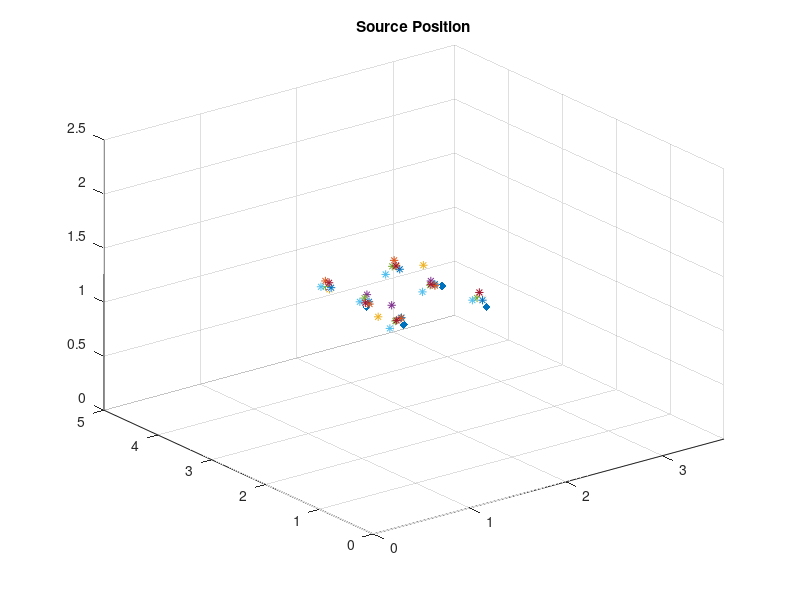
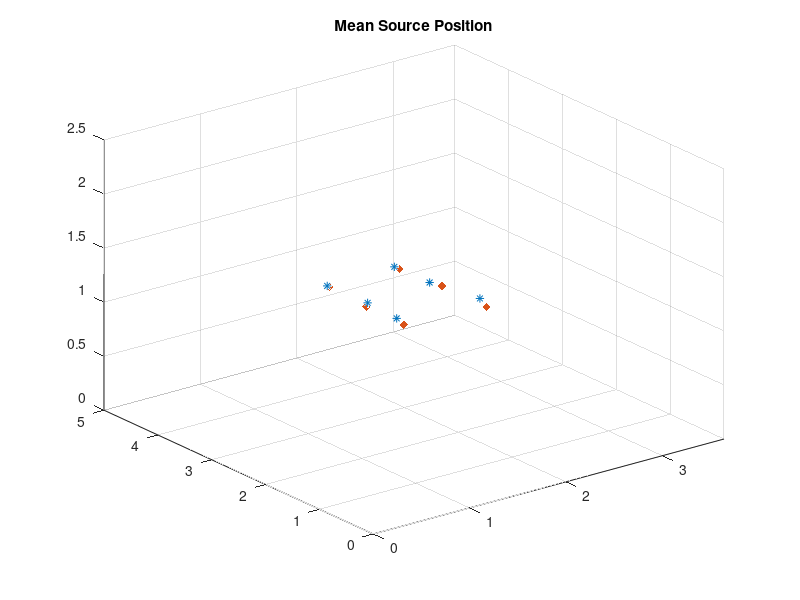
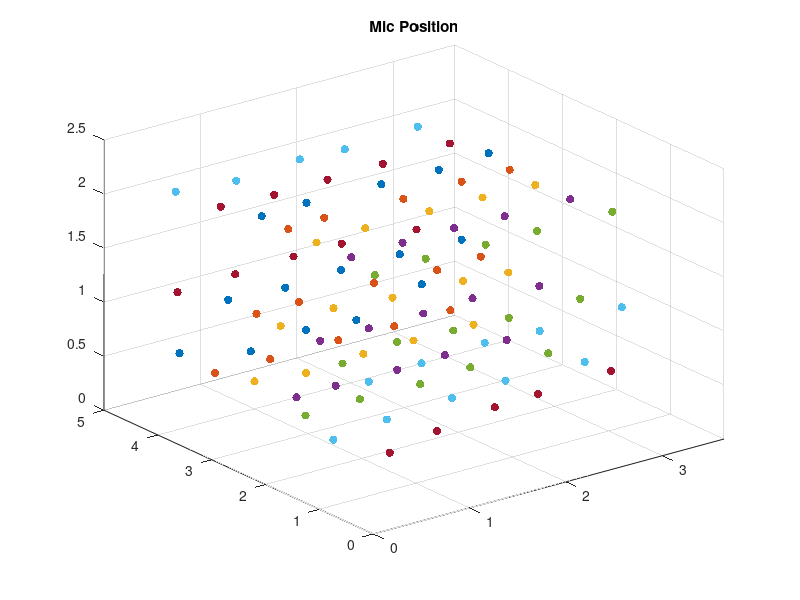
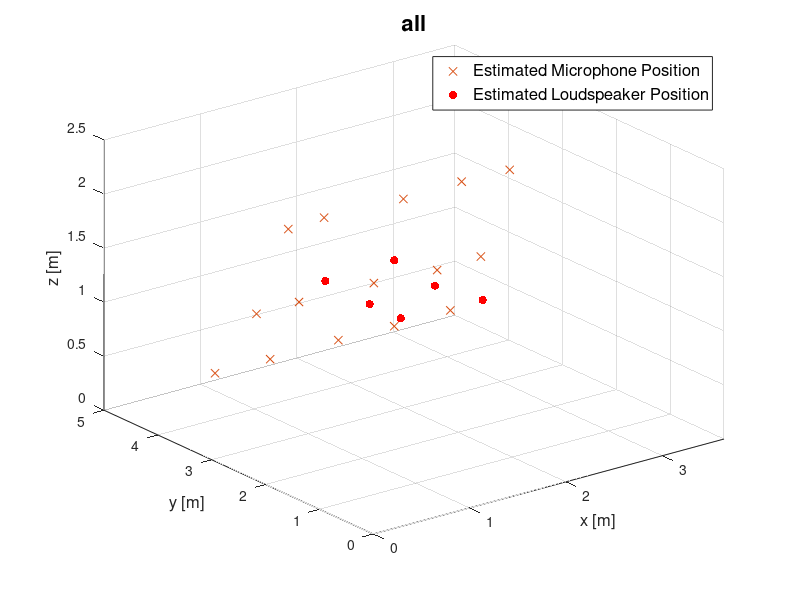

These figures' MATLAB source, in order:
%%
clear
close all
clc
%%

trueSpkrPos=[
    1.44, 3.39, 1.16;
    2.17, 3.40, 1.15;
    1.42, 2.67, 1.15;
    2.19, 2.645, 1.16;
    1.39, 1.92, 1.16;
    2.20, 1.835, 1.15;
];

micPos1 = [ 0.49407,  4.4825, 0.52685;
    1.1858,  4.3940, 0.39627;
    1.75844,  4.3953, 0.453863;
    2.3082, 4.44356, 0.404805;
    3.01739, 4.49936, 0.55059;
    0.62896,  3.8204, 1.13962;
    1.17475,  3.7361, 1.14012;
    1.7829, 3.79040, 1.14402;
    2.3930, 3.78959, 1.14212;
    3.06083,  3.8364, 1.10570;
    0.64311,  3.2220, 2.04734;
    1.12475, 3.25235, 2.04733;
    1.89890, 3.24850, 2.03256;
    2.47427, 3.21023, 2.03573;
    3.03768, 3.29436, 2.0355];

spkrPos1 = [
    1.4087            3.303            1.1822;
    2.1373            3.333            1.1700;
    1.4375            2.651            1.1941;
    2.122            2.6551            1.1905;
    1.377            1.9405            1.2247;
    2.178            1.8690            1.2092;];

micPos2 = [            0.53808, 3.90080, 0.46408;
    1.1024, 3.8870, 0.46095;
    1.78904, 3.84936 0.47954;
    2.3473, 3.8109, 0.4826;
    2.9455, 3.8394, 0.4781;
    0.6018, 3.2449, 1.1484;
    1.0400, 3.2391, 1.1533;
    1.8070, 3.2219, 1.1472;
    2.460, 3.216, 1.1111;
    2.9219, 3.2310, 1.1214;
    0.6341, 2.7123, 2.0466;
    1.0035, 2.7083, 2.0639;
    1.816, 2.690, 2.045;
    2.4279, 2.7032, 2.0546;
    2.9238, 2.6978, 2.0451;];

spkrPos2 = [           1.40790,            3.40877,            1.22031;
    2.14266            3.446473            1.22501;
    1.43166            2.63082,            1.1792;
    2.11783            2.64400,            1.18087;
    1.36974,            1.93907,            1.22065;
    2.18015            1.869958,            1.20988;];





micPos3 = [
    0.60362,  3.28614, 0.5136;
    1.1283  3.2677,  0.4671;
    1.7309, 3.27990, 0.49720;
    2.251 3.283 0.49474;
    2.876 3.28413, 0.48966;
    0.60263,  2.79977, 1.1373;
    1.12687,  2.75427, 1.1867;
    1.71392,  2.70933, 1.1519;
    2.4232,   2.67054,  1.145;
    2.88394,  2.65526, 1.1146;
    0.61864,  2.16157, 2.0525;
    1.1164  2.14653,  2.0675;
    1.77227,  2.1284, 2.0706;
    2.33537,   2.14834,  2.057;
    2.87956,   2.1433,  2.043;];
spkrPos3= [
    1.433714,            3.3786806,            1.1436;
    2.1591,            3.431199,            1.1693;
    1.457708,            2.517026,            1.0808;
    2.12628,            2.874128,            1.315;
    1.38548,            1.9637906,            1.2165;
    2.188854,            1.8856006,            1.2107;];



micPos4= [
    0.6607,            2.6079,            0.5079;
    1.0685,            2.6087,            0.5163;
    1.707,            2.610,            0.508;
    2.20784,            2.62148,            0.52181;
    2.864359,            2.648085,            0.496601;
    0.61513,            2.08594,            1.16058;
    1.1141,            2.0734,            1.1582;
    1.68262,            2.08170,            1.15702;
    2.19720,            2.09114,            1.16980;
    2.87484,            2.05845,            1.12794;
    0.6144,            1.5092,            2.0652;
    1.1538,            1.5207,            2.0673;
    1.6803,            1.5048,            2.0792;
    2.20364,            1.50252,            2.06355;
    2.883,            1.503,            2.056;];

spkrPos4 = [1.435,           3.391,            1.157;
    2.1598            3.4405,            1.1761;
    1.4626            2.7344,            1.2351;
    2.1200            2.7247,            1.2049;
    1.3782            2.1236,            1.2970;
    2.2009            1.9026,            1.2064;];

micPos5 = [            0.4642,            2.0900,            0.5057;
    1.0366,            2.1018,            0.5145;
    1.6505,            2.0819,            0.5121;
    2.1688,            2.0791,            0.5414;
    2.9469,            2.0243,            0.4957;
    0.4679,            1.4102,            1.1413;
    1.0845,            1.4999,            1.1700;
    1.6479,            1.4618,            1.1501;
    2.2203,            1.4550,            1.1300;
    2.9560,            1.4469,            1.1298;
    0.5031,            0.8702,            2.0746;
    1.0602,            0.9237,            2.0791;
    1.6597,            0.8822,            2.0739;
    2.199,            0.892,            2.069;
    2.972,            0.877,            2.062;];
spkrPos5 = [            1.3985,            3.3891,            1.1772;
            2.1218,            3.4445,            1.1751;
            1.4210,            2.7058,            1.2195;
            2.1028,            2.7062,            1.1745;
            1.3545,            2.0120,            1.1828;
            2.1773,            1.9679,            1.2074;];

micPos6 = [
            0.3342,            1.3375,            0.4856;
            0.939,            1.425,            0.506;
            1.626,            1.449,            0.533;
            2.189,            1.461,            0.556;
            3.009,            1.458,            0.531;
            0.398,            0.795,            1.131;
            0.961,            0.822,            1.159;
            1.644,            0.872,            1.172;
            2.209,            0.862,            1.148;
            3.057,            0.855,            1.164;
            0.413,            4.409,            2.057;
            1.045,            4.416,            2.004;
            1.726,            4.451,            2.029;
            2.195,            4.458,            2.008;
            2.96,            4.47,            2.03;];
        
spkrPos6 = [            1.334,            3.358,            1.196;
            2.047,            3.433,            1.121;
            1.356,            2.675,            1.208;
            2.024,            2.708,            1.131;
            1.297,            2.012,            1.128;
            2.116,            1.945,            1.207;];
        
micPos7 = [
            0.605,            0.541,            0.567;
            1.17,            0.64,            0.63;
            1.641,            0.703,            0.687;
            2.180,            0.686,            0.641;
            2.750,            0.728,            0.635;
            0.528,            4.212,            1.142;
            1.103,            4.233,            1.139;
            1.739,            4.250,            1.154;
            2.224,            4.267,            1.159;
            2.96,            4.29,            1.11;
            0.58,            3.62,            2.03;
            1.110,            3.600,            2.011;
            1.680,            3.650,            2.006;
            2.23,            3.65,            2.00;
            2.941,            3.700,            2.007;];
        
        
micPos7_2 = [
        0.49066,0.57064,0.50297;
        1.04640,0.68864,0.54425;
        1.68740,0.76270,0.59091;
        2.17383,0.83174,0.58020;
        2.96766,0.89573,0.58474;
        0.46228,4.46261,1.10371;
        1.05152,4.44659,1.13106;
        1.65806,4.44854,1.14832;
        2.17103,4.47070,1.13855;
        2.93780,4.45189,1.08794;
        0.50032,3.72504,2.05421;
        1.04932,3.71810,2.03247;
        1.63622,3.77888,2.01767;
        2.21695,3.78938,2.02097;
        2.93757,3.83328,2.02541;
        ];
    
spkrPos7 =[
           1.4064,            3.1801,            1.2490;
            2.139,            3.222,            1.231;
           1.4216,            2.5409,            1.2088;
            2.103,            2.522,            1.218;
           1.3342,            1.8437,            1.2206;
            2.1718,            1.7561,            1.3066;];       
        
spkrPos7_2 =[
            1.3628672081806155,3.2584313236327827,1.2491714376434102;
            2.0955113405765893,3.3290464853033597,1.2117820765798315;
            1.382746571965173,2.6205737526934825,1.2045571569825366;
            2.0581561942867115,2.6116861071923836,1.214853137283191;
            1.3140704194281796,1.9168616805861323,1.2201176788363295;
            2.1260914933911645,1.833971273505931,1.3012399196184987;];

LSArrayPos = [
          1.55, 0, 1.67;
          1.625, 0, 1.445;
          1.7, 0, 1.67;
          1.775, 0, 1.445;
          1.85, 0, 1.67;
          1.925, 0, 1.445;
          2, 0, 1.67;
          2.075, 0, 1.445];
        
% mic1Mean = mean([micPos1(1,:) ;micPos2(1,:) ;micPos3(1,:) ;micPos4(1,:) ;
%     micPos5(1,:) ;micPos6(1,:) ;micPos7(1,:) ;]);
% mic2Mean = mean([micPos1(2,:) ;micPos2(2,:) ;micPos3(2,:) ;micPos4(2,:) ;
%     micPos5(2,:) ;micPos6(2,:) ;micPos7(2,:) ;]);
% mic3Mean = mean([micPos1(3,:) ;micPos2(3,:) ;micPos3(3,:) ;micPos4(3,:) ;
%     micPos5(3,:) ;micPos6(3,:) ;micPos7(3,:) ;]);
% mic4Mean = mean([micPos1(4,:) ;micPos2(4,:) ;micPos3(4,:) ;micPos4(4,:) ;
%     micPos5(4,:) ;micPos6(4,:) ;micPos7(4,:) ;]);
% mic5Mean = mean([micPos1(5,:) ;micPos2(5,:) ;micPos3(5,:) ;micPos4(5,:) ;
%     micPos5(5,:) ;micPos6(5,:) ;micPos7(5,:) ;]);
% mic6Mean = mean([micPos1(6,:) ;micPos2(6,:) ;micPos3(6,:) ;micPos4(6,:) ;
%     micPos5(6,:) ;micPos6(6,:) ;micPos7(6,:) ;]);
% mic7Mean = mean([micPos1(7,:) ;micPos2(7,:) ;micPos3(7,:) ;micPos4(7,:) ;
%     micPos5(7,:) ;micPos6(7,:) ;micPos7(7,:) ;]);
% mic8Mean = mean([micPos1(8,:) ;micPos2(8,:) ;micPos3(8,:) ;micPos4(8,:) ;
%     micPos5(8,:) ;micPos6(8,:) ;micPos7(8,:) ;]);
% mic9Mean = mean([micPos1(9,:) ;micPos2(9,:) ;micPos3(9,:) ;micPos4(9,:) ;
%     micPos5(9,:) ;micPos6(9,:) ;micPos7(9,:) ;]);
% mic10Mean = mean([micPos1(10,:) ;micPos2(10,:) ;micPos3(10,:) ;micPos4(10,:) ;
%     micPos5(10,:) ;micPos6(10,:) ;micPos7(10,:) ;]);
% mic11Mean = mean([micPos1(11,:) ;micPos2(11,:) ;micPos3(11,:) ;micPos4(11,:) ;
%     micPos5(11,:) ;micPos6(11,:) ;micPos7(11,:) ;]);
% mic12Mean = mean([micPos1(12,:) ;micPos2(12,:) ;micPos3(12,:) ;micPos4(12,:) ;
%     micPos5(12,:) ;micPos6(12,:) ;micPos7(12,:) ;]);
% mic13Mean = mean([micPos1(13,:) ;micPos2(13,:) ;micPos3(13,:) ;micPos4(13,:) ;
%     micPos5(13,:) ;micPos6(13,:) ;micPos7(13,:) ;]);
% mic14Mean = mean([micPos1(14,:) ;micPos2(14,:) ;micPos3(14,:) ;micPos4(14,:) ;
%     micPos5(14,:) ;micPos6(14,:) ;micPos7(14,:) ;]);
% mic15Mean = mean([micPos1(15,:) ;micPos2(15,:) ;micPos3(15,:) ;micPos4(15,:) ;
%     micPos5(15,:) ;micPos6(15,:) ;micPos7(15,:) ;]);
% 
% micMean = [mic1Mean;mic2Mean;mic3Mean;mic4Mean;mic5Mean;mic6Mean;mic7Mean;
%     mic8Mean;mic1Mean;mic1Mean;mic1Mean;mic1Mean;mic1Mean;mic1Mean;mic1Mean;];


sourceMean = spkrPos1;
sourceMean(:,:,2) = spkrPos2;
sourceMean(:,:,3) = spkrPos3;
sourceMean(:,:,4) = spkrPos4;
sourceMean(:,:,5) = spkrPos5;
sourceMean(:,:,6) = spkrPos6;
sourceMean(:,:,7) = spkrPos7_2;
sourceMean = mean(sourceMean,3);
%% Source positions
figure
scatter3(spkrPos1(:,1), spkrPos1(:,2), spkrPos1(:,3),'*'), hold on;
scatter3(spkrPos2(:,1), spkrPos2(:,2), spkrPos2(:,3),'*');
scatter3(spkrPos3(:,1), spkrPos3(:,2), spkrPos3(:,3),'*');
scatter3(spkrPos4(:,1), spkrPos4(:,2), spkrPos4(:,3),'*');
scatter3(spkrPos5(:,1), spkrPos5(:,2), spkrPos5(:,3),'*');
scatter3(spkrPos6(:,1), spkrPos6(:,2), spkrPos6(:,3),'*');
scatter3(spkrPos7_2(:,1), spkrPos7_2(:,2), spkrPos7_2(:,3),'*');
scatter3(trueSpkrPos(:,1), trueSpkrPos(:,2), trueSpkrPos(:,3),  'filled', 'black', 'diamond');


xlim([0, 3.64]), ylim([0, 5]), zlim([0, 2.5]);
title('Source Position')

figure
scatter3(sourceMean(:,1), sourceMean(:,2), sourceMean(:,3),'*'), hold on;
scatter3(trueSpkrPos(:,1), trueSpkrPos(:,2), trueSpkrPos(:,3),  'filled', 'black', 'diamond');

xlim([0, 3.64]), ylim([0, 5]), zlim([0, 2.5]);
title('Mean Source Position')
%% Mic Positions

figure
scatter3(micPos1(:,1), micPos1(:,2), micPos1(:,3), 'filled'), hold on;
scatter3(micPos2(:,1), micPos2(:,2), micPos2(:,3), 'filled');
scatter3(micPos3(:,1), micPos3(:,2), micPos3(:,3), 'filled');
scatter3(micPos4(:,1), micPos4(:,2), micPos4(:,3), 'filled');
scatter3(micPos5(:,1), micPos5(:,2), micPos5(:,3), 'filled');
scatter3(micPos6(:,1), micPos6(:,2), micPos6(:,3), 'filled');
scatter3(micPos7_2(:,1), micPos7_2(:,2), micPos7_2(:,3), 'filled');

xlim([0, 3.64]), ylim([0, 5]), zlim([0, 2.5]);
title('Mic Position')
%% Source And Mic Positions
figure
scatter3(micPos2(:,1), micPos2(:,2), micPos2(:,3),'x','MarkerEdgeColor', '#D95319'), hold on;
scatter3(spkrPos2(:,1), spkrPos2(:,2), spkrPos2(:,3),'r','o','filled'), hold on;

xlim([0, 3.64]), ylim([0, 5]), zlim([0, 2.5]);
xlabel('x [m]','Fontsize',12)
ylabel('y [m]','Fontsize',12)
zlabel('z [m]','Fontsize',12)
legend('Estimated Microphone Position','Estimated Loudspeaker Position','FontSize',12)
title('Experimental results','Fontsize',16)

%% Statistics
xlim([0, 3.64]), ylim([0, 5]), zlim([0, 2.5]);
title('all')

figure, imagesc(pdist2(spkrPos2, spkrPos5))

figure, imagesc(pdist2([spkrPos1; spkrPos2; spkrPos3; spkrPos4; spkrPos5; spkrPos6; spkrPos7], ... 
    [spkrPos1; spkrPos2; spkrPos3; spkrPos4; spkrPos5; spkrPos6; spkrPos7]),[0.01, 0.5])
colorbar, colormap(flipud(colormap(('gray'))));
